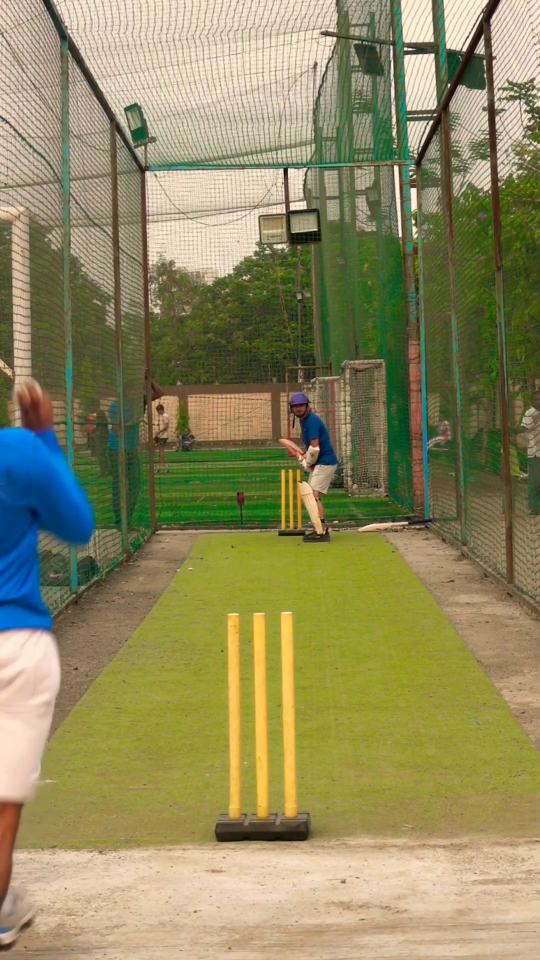
#> input picture frame 20 of test.mp4, 1080 x 1920 px (shown at 1/2 size)
$ python visualize_realvideo.py
#> lines starting #> are read from the running program, lines starting #| are printed output that depends on the picture; after the words box and inside, x2 and y2 are one past the last pixel; in counts of white or black regions, pixels touching at a corner belong together
#> in main, f0 is the input picture: shape (1920, 1080, 3); mean B, G, R 94.6, 137.1, 142.5
"""Render diagnostic visualizations of the test.mp4 calibration + tracking."""

from __future__ import annotations

import json
import sys
from pathlib import Path

import cv2
import numpy as np

sys.path.insert(0, str(Path(__file__).resolve().parent))

from realvideo_calibration import CORNER_LABELS, PITCH_CORNERS_PX


VIDEO = Path("/Users/nirajkafle/Desktop/niraj/dev-projects/pocket-drs/test.mp4")
RESULT = Path("/Users/nirajkafle/Desktop/niraj/dev-projects/pocket-drs/dump/validation/realvideo_result.json")
OUT_DIR = Path("/Users/nirajkafle/Desktop/niraj/dev-projects/pocket-drs/dump/validation")

# Shared with the pipeline run so the overlay always reflects the real picks.
CORNERS_PX = PITCH_CORNERS_PX


def overlay_calibration(frame: np.ndarray) -> np.ndarray:
    out = frame.copy()
    pts = np.array(CORNERS_PX, dtype=np.int32)
    # Filled translucent pitch polygon.
    overlay = out.copy()
    cv2.fillPoly(overlay, [pts], (0, 200, 255))
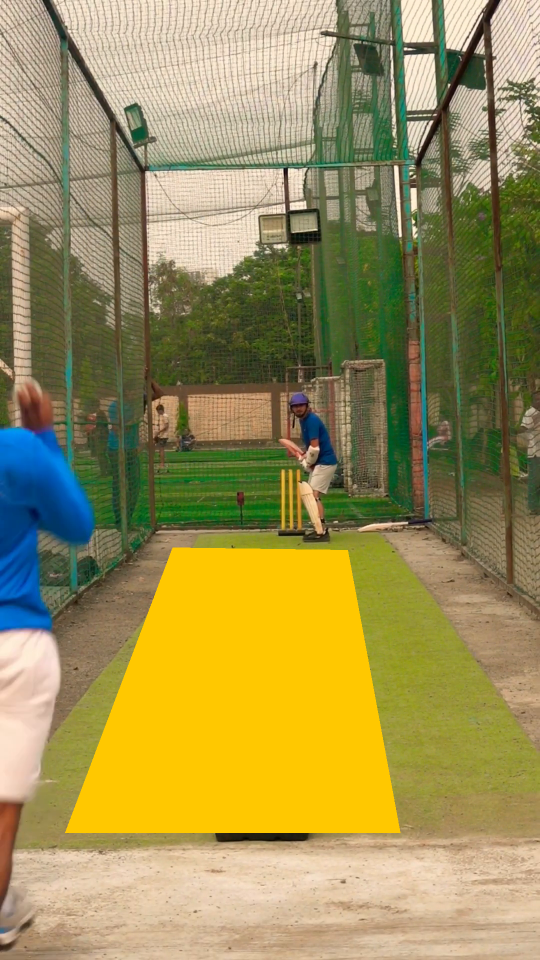
#> overlay: shape (1920, 1080, 3) (shown at 1/2 size); 14.02% of pixels changed, all inside (x1, y1, x2, y2) = (130, 1095, 801, 1666)
    out = cv2.addWeighted(overlay, 0.25, out, 0.75, 0)
    cv2.polylines(out, [pts], isClosed=True, color=(0, 220, 255), thickness=3)
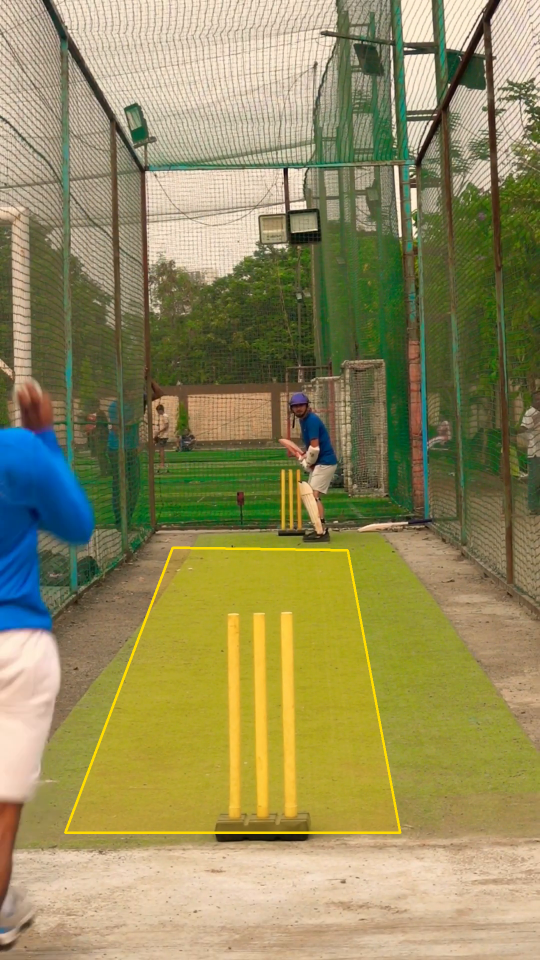
#> out: shape (1920, 1080, 3) (shown at 1/2 size); mean B, G, R 92.3, 139.2, 146.3
    for (x, y), label in zip(CORNERS_PX, CORNER_LABELS):
        cv2.circle(out, (int(x), int(y)), 12, (0, 0, 255), -1)
        cv2.putText(out, label, (int(x) + 18, int(y) + 6),
                    cv2.FONT_HERSHEY_SIMPLEX, 0.7, (255, 255, 255), 2)
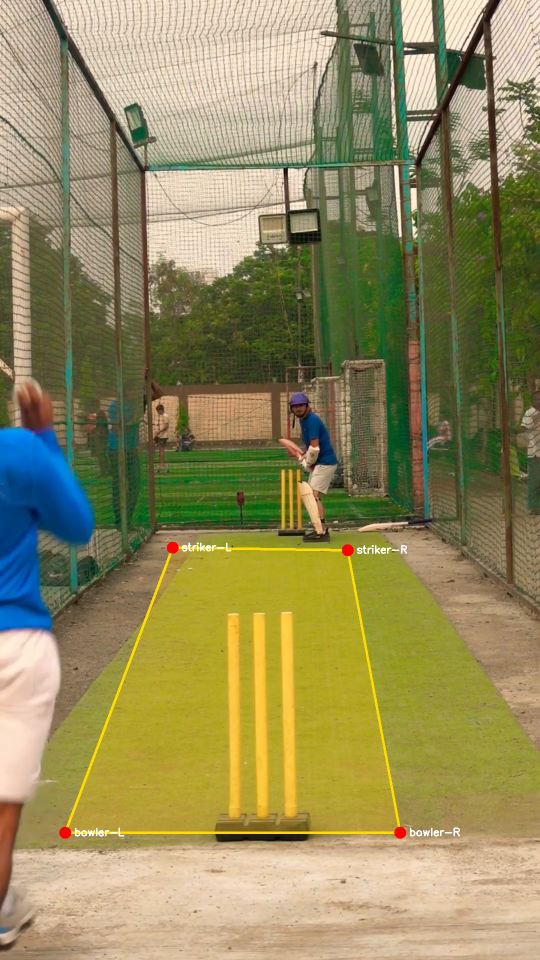
#> out: shape (1920, 1080, 3) (shown at 1/2 size); 0.21% of pixels changed, all inside (x1, y1, x2, y2) = (118, 1083, 920, 1678)
    cv2.putText(out, "Visual corner picks (test.mp4)",
                (24, 60), cv2.FONT_HERSHEY_SIMPLEX, 1.0, (255, 255, 255), 2)
#> (reads dump/validation/realvideo_result.json from the repository)
    return out


def overlay_tracking(frame: np.ndarray, points: list[dict]) -> np.ndarray:
    """Draw all tracked ball positions on a single frame as a heat-style overlay."""
    out = frame.copy()
    # Annotate first/middle/last.
    for i, p in enumerate(points):
        u, v, r = int(p["u"]), int(p["v"]), max(2, int(p.get("radius_px", 4)))
        col = (60, 220, 60) if i < len(points) // 3 else (
            (60, 220, 220) if i < 2 * len(points) // 3 else (60, 60, 220))
        cv2.circle(out, (u, v), r, col, 1)
#> out: shape (1920, 1080, 3); 0.01% of pixels changed, all inside (x1, y1, x2, y2) = (285, 469, 296, 572)
    # Draw the cluster centre.
    us = np.array([p["u"] for p in points])
    vs = np.array([p["v"] for p in points])
    u_min, u_max = int(us.min()), int(us.max())
    v_min, v_max = int(vs.min()), int(vs.max())
    cv2.rectangle(out, (u_min - 12, v_min - 12), (u_max + 12, v_max + 12), (0, 255, 255), 2)
    cv2.putText(out, f"Detector cluster: u in [{u_min},{u_max}]  v in [{v_min},{v_max}]",
                (24, 60), cv2.FONT_HERSHEY_SIMPLEX, 0.9, (255, 255, 255), 2)
    cv2.putText(out, f"Width: {u_max - u_min} px,  Height: {v_max - v_min} px",
                (24, 100), cv2.FONT_HERSHEY_SIMPLEX, 0.9, (255, 255, 255), 2)
    cv2.putText(out, f"-> ball does not move - tracker locked onto a stationary object",
                (24, 140), cv2.FONT_HERSHEY_SIMPLEX, 0.8, (60, 60, 255), 2)
    return out


def sample_frames(times_ms: list[int]) -> list[tuple[int, np.ndarray]]:
    cap = cv2.VideoCapture(str(VIDEO))
    out = []
    for t in times_ms:
        cap.set(cv2.CAP_PROP_POS_MSEC, t)
        ok, frame = cap.read()
        if ok:
            out.append((t, frame))
#> this loop made 5 passes
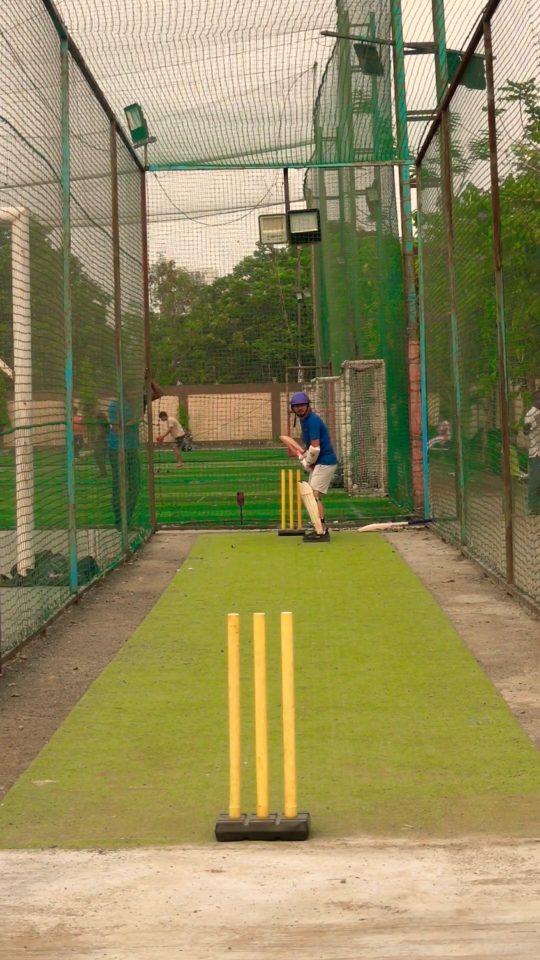
#> input picture frame 0 of test.mp4, 1080 x 1920 px (shown at 1/2 size)
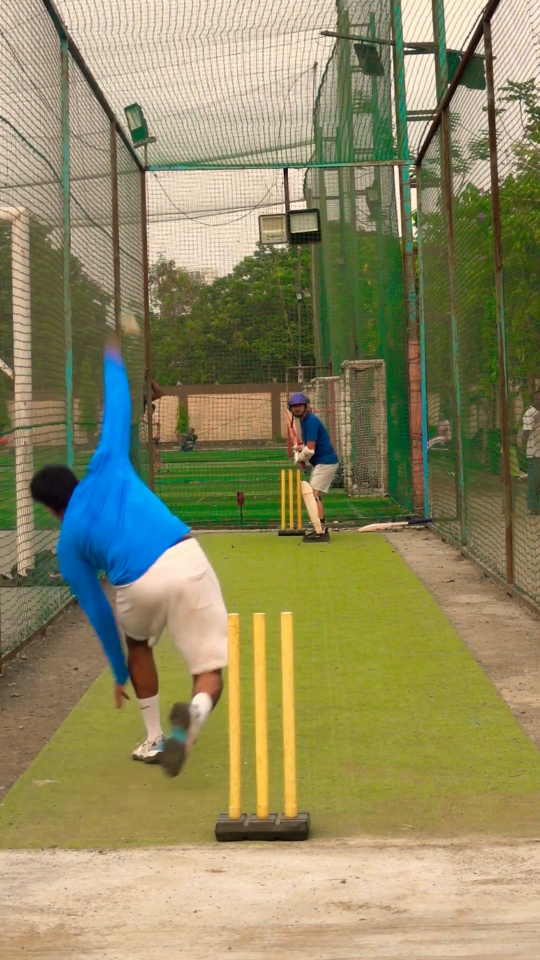
#> input picture frame 45 of test.mp4, 1080 x 1920 px (shown at 1/2 size)
#> pass 3, in sample_frames, `ok, frame = cap.read()`:
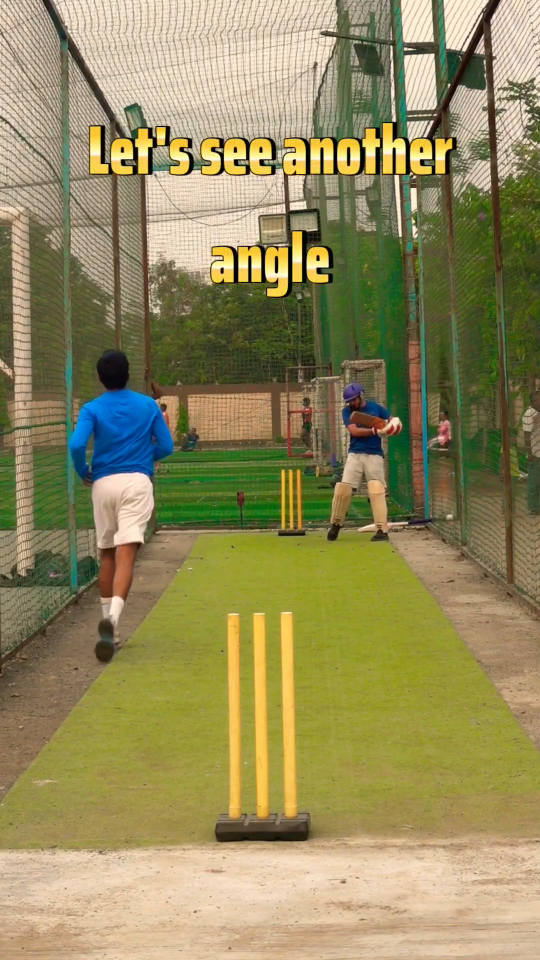
#> frame: shape (1920, 1080, 3) (shown at 1/2 size); mean B, G, R 93, 138.7, 146.8
#> after the loop, out = 3 items
    cap.release()
    return out


def main() -> int:
    cap = cv2.VideoCapture(str(VIDEO))
    ok, f0 = cap.read()
    cap.release()
    if not ok:
        return 1

    # 1. Calibration overlay on frame 0 — always rendered from the shared
    #    corner picks, independent of whether the pipeline produced a result.
    cv2.imwrite(str(OUT_DIR / "realvideo_calibration.png"), overlay_calibration(f0))

    # The tracking overlays need a pipeline result. For this clip the
    # calibration is correctly rejected (short practice net, not a full pitch),
    # so a result may not exist — render the calibration overlay only.
    if not RESULT.exists():
        print("No pipeline result (calibration rejected); wrote calibration overlay only.")
        return 0
    r = json.load(RESULT.open())
    tracked = r.get("track", {}).get("image_points") or []
    if not tracked:
        print("No tracked detections in result; wrote calibration overlay only.")
        return 0

    # 2. Tracking overlay on frame 0 (all detections drawn).
    cv2.imwrite(str(OUT_DIR / "realvideo_tracking_cluster.png"), overlay_tracking(f0, tracked))

    # 3. Sample frames at sparse times with the corresponding detection.
    samples = sample_frames([0, 1500, 3000, 4500, 6000])
#> samples = 3 items
    panels = []
    for t_ms, frame in samples:
        det = min(tracked, key=lambda p: abs(p["t_ms"] - t_ms))
        u, v = int(det["u"]), int(det["v"])
        annotated = frame.copy()
        cv2.circle(annotated, (u, v), 14, (0, 255, 255), 3)
        cv2.line(annotated, (u - 30, v), (u + 30, v), (0, 255, 255), 2)
        cv2.line(annotated, (u, v - 30), (u, v + 30), (0, 255, 255), 2)
        cv2.putText(annotated, f"t = {t_ms} ms", (24, 60),
                    cv2.FONT_HERSHEY_SIMPLEX, 1.0, (255, 255, 255), 2)
        cv2.putText(annotated, f"pipeline det: ({u}, {v})", (24, 100),
                    cv2.FONT_HERSHEY_SIMPLEX, 0.9, (0, 255, 255), 2)
        # Thumbnail for the panel.
        panels.append(cv2.resize(annotated, (480, 853)))
#> this loop made 3 passes
#> (t_ms, u, v) on passes 1 to 3: (0, 292, 556), (1500, 290, 529), (3000, 290, 515)
#> after the loop, panels = 3 items
    panel_strip = cv2.hconcat(panels)
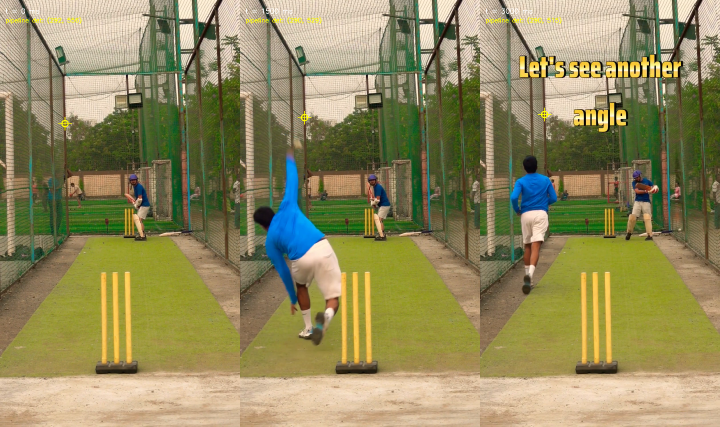
#> panel_strip: shape (853, 1440, 3) (shown at 1/2 size); mean of channels 0, 1, 2 93.8, 137.7, 144.4; drawn as B, G, R
    cv2.imwrite(str(OUT_DIR / "realvideo_track_panels.png"), panel_strip)

    # Summary stats.
    print(f"Tracked detections: {len(tracked)}")
    us = [p['u'] for p in tracked]
    vs = [p['v'] for p in tracked]
    print(f"u range: {min(us):.1f} - {max(us):.1f}  (span {max(us)-min(us):.1f} px)")
    print(f"v range: {min(vs):.1f} - {max(vs):.1f}  (span {max(vs)-min(vs):.1f} px)")
    print(f"video dimensions: 1080x1920")
    print(f"=> tracker variation is {(max(us)-min(us))/1080*100:.2f}% in u, "
          f"{(max(vs)-min(vs))/1920*100:.2f}% in v.")
    print(f"\nWritten:")
    for p in ("realvideo_calibration.png", "realvideo_tracking_cluster.png", "realvideo_track_panels.png"):
        print(f"  {OUT_DIR / p}")
    return 0


if __name__ == "__main__":
    raise SystemExit(main())
#> (the program exits here)
